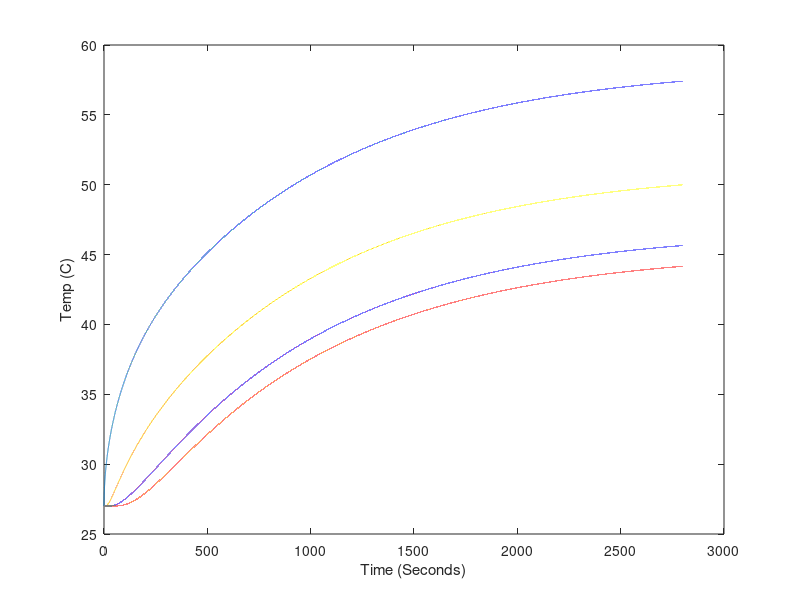

This chart was generated by the following MATLAB code: (Note: this script raises an error after producing the figure.)
% -------------------
% BARE ROD SIMULATION
% -------------------
% Details:
% rod is completely free, no insulators
% Power loss (along entire rod, and end)
%     - radiation
%     - convection
% Power in
%     - power resistor (not considered power loss out back)

% ====================
% == APPROIXIMATION ==
% ====================

% Setting the time and positions steps, and initial and final values
Nx = 140; %Number of steps in length
Nt = 100000; %Number of steps in time
t0 = 0; %Start time (s)
tf = 2800; %End time (s)
x0 = 0; %Start length (m)
xf = 0.3; %End length (m)

% Calculating the change is postion and time
dx = (xf - x0)/(Nx);
dt = (tf - t0)/(Nt);

% ===============
% == CONSTANTS ==
% ===============

a = 0.011; %Radius of the rod (m)
SBc = 5.67e-8; %Stefan-Boltzmann constant (W/(m^2K^4))
rho = 2.7e3; %Density of Al (kg/m^3)

% Constant Values we modify for a better fit
kc = 14; %Convection coefficient of horizontal Al rod (W/(m^2K))
k = 190; %Constant of conductivity of Al (W/(mK))
e = 0.10; %Emmisivity of sandblasted Al rod
Cp = 950; %Specific heat capacity of Al (J/(K kg))
Pinl = 7; %Power into the left side of the rod (W)

% Other values we can modify
Tamb = 273+27; %Ambient temperature (K)

% Predefined functions for changes in temperature (loss and gain)
dT_convec = @(Tx) (kc*2*(Tx-Tamb)*dt)/(Cp*rho*a); %Temperature change due to convection (K)
dT_rad = @(Tx) (e*SBc*2*(Tx.^4-Tamb^4)*dt)/(Cp*rho*a); %Temperature change due to radiation (K)
dT_convec_end = @(Tx) (kc*(Tx-Tamb)*dt)/(Cp*rho*dx);
dT_rad_end = @(Tx) (e*SBc*(Tx.^4-Tamb^4)*dt)/(Cp*rho*dx);
dT = @(P) (P * dt)/(Cp * pi*a^2*dx*rho); %Temperature change in chunk (K)

% ==================
% == START OF SIM ==
% ==================

% Creating the T matrix and defining its memory
T = zeros(Nx, Nt); %Array o temp over time, indices are (x,t)

% Initial
T(:,1) = ones(Nx,1) * Tamb; %Set all temperatures to Tamb

for time = 1:Nt-1
    %power in to rod
    T(1,time+1)=T(1,time)+dT(Pinl)+((k/(Cp*rho))*(T(2,time)-T(1,time))./dx^2)*dt;
    
    % Temperature changes due to conduction
    T(2:Nx-1,time+1)=T(2:Nx-1,time)+(k/(Cp*rho))*((T(3:Nx,time)-2*T(2:Nx-1,time)+T(1:Nx-2,time))./dx^2)*dt;
    T(Nx,time+1) = T(Nx,time)-((k/(Cp*rho))*(T(Nx,time)-T(Nx-1,time))./dx^2)*dt;

    % Temperature loss due to Radiation adn Convection along the rod
    T(1:Nx,time+1)=T(1:Nx,time+1) - dT_convec(T(1:Nx,time+1)) - dT_rad(T(1:Nx,time+1));

    % Only power loss due to rad and convection at end of rod
    T(Nx,time+1)=T(Nx,time+1) - dT_convec_end(T(Nx,time+1)) - dT_rad_end(T(Nx,time+1));
end

% ==============
% == PLOTTING ==
% ==============

timeSim = linspace(0,tf,Nt);

% Plot of all points
% for position = 1:Nx
%     plot(timeSim,(T(position,:)-273));
%     hold on;
% end

plot(timeSim,(T(1,:)-273));
hold on
plot(timeSim,(T(Nx,:)-273));
plot(timeSim,(T(floor(Nx/3),:)-273));
plot(timeSim,(T(floor(Nx*2/3),:)-273));

xlabel('Time (Seconds)');
ylabel('Temp (C)');

timeDATA = timeDATA(1:size(T1, 2));
plot(timeDATA, T1, 'c', timeDATA, T2, 'y', timeDATA, T3, 'g', timeDATA, T4, 'r', timeDATA, T5, 'm')

hold off

% =============
% == CHI ^ 2 ==
% =============

% Calculate chai squared values
X1 = zeros(1,length(timeDATA));
X2 = zeros(1,length(timeDATA));
X3 = zeros(1,length(timeDATA));
X4 = zeros(1,length(timeDATA));

T = T-273; % Converting to Celsius

for tindex = 1:length(timeDATA)
   % Getting correct indices
   tcur = timeDATA(tindex);
   tmp = abs(timeSim-tcur);
   [idx idx] = min(tmp); %index of closest value
   TData1 = T1(tindex);
   TSim1 = T(Nx,idx);
   X1(tindex) = (TData1-TSim1)^2;
   
   TData2 = T2(tindex);
   TSim2 = T(floor(Nx*2/3),idx);
   X2(tindex) = (TData2-TSim2)^2;
   
   TData3 = T3(tindex);
   TSim3 = T(floor(Nx/3),idx);
   X3(tindex) = (TData3-TSim3)^2;
   
   TData4 = T4(tindex);
   TSim4 = T(1,idx);
   X4(tindex) = (TData4-TSim4)^2;
end

% Summing all chi^2 then totalling the values
Xsquare1 = sum(X1)/length(X1)
Xsquare2 = sum(X2)/length(X2)
Xsquare3 = sum(X3)/length(X3)
Xsquare4 = sum(X4)/length(X4)
XsquareTot = (Xsquare1^2 + Xsquare2^2 + Xsquare3^2 + Xsquare4^2)/4

